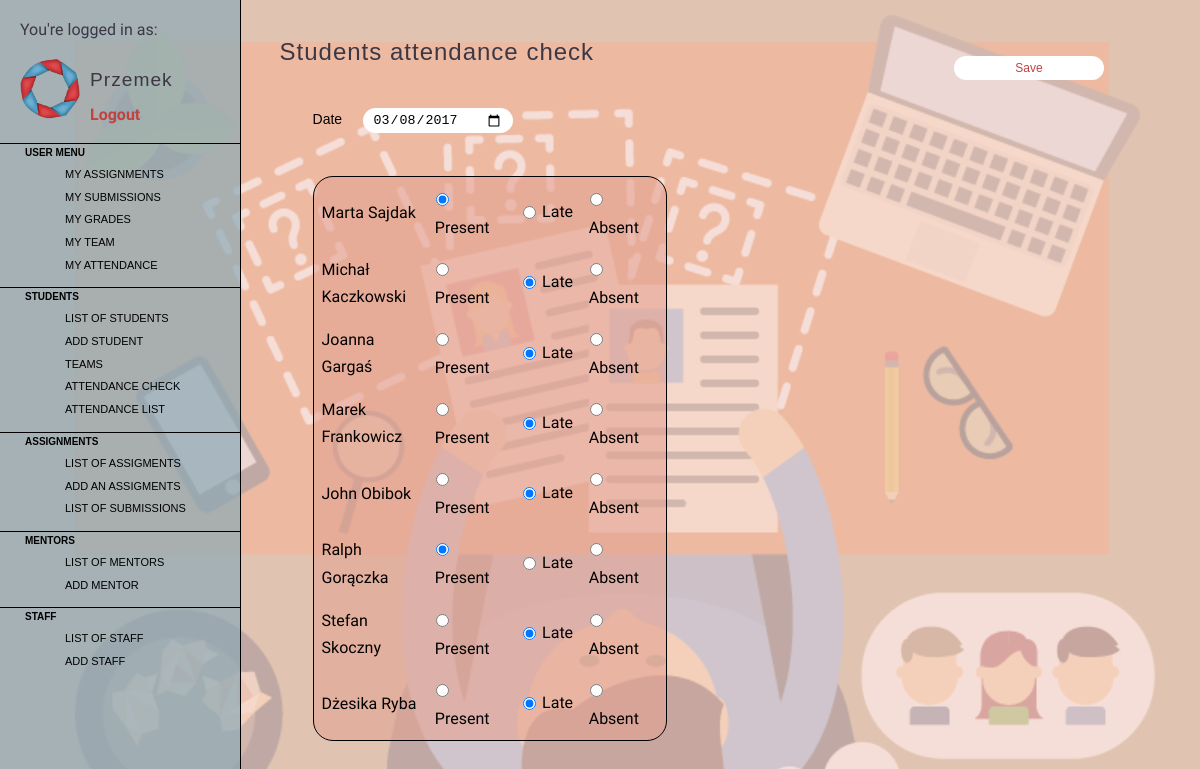
/attendances/check/, run on the app's committed database.
### tables this page shows
CREATE TABLE "users" (
	`user_id`	INTEGER PRIMARY KEY AUTOINCREMENT,
	`name`	TEXT NOT NULL,
	`mail`	TEXT,
	`password`	CHAR(20) NOT NULL,
	`role`	TEXT NOT NULL
);

### controllers/attendances_ctrl.py (the view, shortened to what this page needs)
@attendances_ctrl.route("/attendances/check/", methods=['GET', 'POST'])
def check_attendance():
    students_list = User.get_user_list_by_role('student')
    chosen_date = request.args.get('date', None)
    by_date_list = Attendance.get_attendance_list_by_date(chosen_date)
    student_status_dict = {}
    for attendance in by_date_list:
        student_status_dict[attendance.get_student().get_id()] = attendance.get_status()
    if request.method == 'GET':
        if chosen_date is None:
            chosen_date = time.strftime("%Y-%m-%d")
            by_date_list = Attendance.get_attendance_list_by_date(chosen_date)
            student_status_dict = {}
            print(by_date_list)
            if len(by_date_list) != 0:
                for attendance in by_date_list:
                    student_status_dict[attendance.get_student().get_id()] = attendance.get_status()
            return render_template('attendance_check.html', students_list=students_list,
                                   chosen_date=chosen_date, student_status_dict=student_status_dict)
        elif len(by_date_list) == 0:
            return render_template('attendance_check.html', students_list=students_list,
                                   chosen_date=chosen_date, student_status_dict={})
        else:
            return render_template('attendance_check.html', students_list=students_list,
                                   chosen_date=chosen_date, student_status_dict=student_status_dict)

### db_controller.py (called while the page is built)
    @classmethod
    def connect(cls):
        return sqlite3.connect('data/ccms.db')

    @classmethod
    def read_user_record_by_user_id(cls, user_id):
        conn = cls.connect()
        cursor = conn.cursor()
        query = "SELECT * FROM `users` WHERE `user_id` = ?;"
        cursor.execute(query, (user_id,))
        user = cursor.fetchall()
        conn.close()
        return user

    @classmethod
    def read_user_record_list_by_role(cls, role):
        conn = cls.connect()
        cursor = conn.cursor()
        query = "SELECT * FROM `users` WHERE `role` = ?;"
        cursor.execute(query, (role,))
        user_list = cursor.fetchall()
        conn.close()
        return user_list

    @classmethod
    def read_attendance_record_list_by_date(cls, date):
        conn = cls.connect()
        cursor = conn.cursor()
        query = "SELECT * FROM `attendances` WHERE `date` = ?;"
        cursor.execute(query, (date,))
        attendance = cursor.fetchall()
        conn.close()
        return attendance

### main.py (called while the page is built)
@app.teardown_appcontext
def close_connection(exception):
    db = getattr(g, '_database', None)
    if db is not None:
        db.close()

### models/attendances.py (called while the page is built)
    @classmethod
    def get_attendance_list_by_date(cls, date):
        return cls.create_attendance_list_by_date(date)

    @classmethod
    def create_attendance_list_by_date(cls, date):
        attendance_data = DB.read_attendance_record_list_by_date(date)
        return [Attendance(*attendance) for attendance in attendance_data]

    def get_student(self):
        return self.student

    def get_status(self):
        return self.status

### models/users.py (called while the page is built)
    @classmethod
    def get_user_by_id(cls, user_id):
        return cls.create_user(user_id)

    @classmethod
    def get_user_list_by_role(cls, role):
        return cls.create_user_list_by_role(role)

    @classmethod
    def create_user(cls, user_id):
        pairs = {"student": Student, "mentor": Mentor, "staff": Staff, "boss": Boss}
        args = DB.read_user_record_by_user_id(user_id)
        return pairs[args[0][-1]](*args[0][:-1])

    @classmethod
    def create_user_list_by_role(cls, role):
        user_list = []
        users_data = DB.read_user_record_list_by_role(role)
        pairs = {"student": Student, "mentor": Mentor, "staff": Staff, "boss": Boss}
        for user in users_data:
            user_list.append(pairs[user[-1]](*user[:-1]))
        return user_list

    def get_name(self):
        return self.name

    def get_id(self):
        return self.id

### templates/attendance_check.html (shortened to what this page needs)
{% extends "layout.html" %}
{% block page_name_h1 %}Students attendance check{% endblock %}
{% block content %}
    <div class="content">
    <form action method="GET">
    <div id="label-input">
        <label>Date </label><input type="date" name="date" placeholder="Date"
                                   onchange="this.form.submit()"
           {{ "value={}".format(chosen_date) if chosen_date }} >
      </div>
    </form>
    <form action method="POST">
      <table id="attendance_table">
          {% for student in students_list %}
          <tr>
              <td> {{ student.get_name() }}</td>
              <td><input type="radio" name="{{ student.get_id() }}" value=1 required
                      {{ "checked=checked" if student_status_dict[student.get_id()] == 1}}/>Present</td>
              <td><input type="radio" name="{{ student.get_id() }}" value=0.8 required
                      {{ "checked=checked" if student_status_dict[student.get_id()] == 0.8}}/>Late</td>
              <td><input type="radio" name="{{ student.get_id() }}" value=0 required
                      {{ "checked=checked" if student_status_dict[student.get_id()] == 0}}/>Absent</td>
          </tr>
          {% endfor %}
      <button class="submit_button" type="submit" name="button">Save</button>
      </table>
    </form>
    </div>
  </div>
{% endblock %}

### static/css/style.css (style rules this page uses)
html, body { height: 100%; }
body { font: 100% "Nunito Sans", sans-serif; line-height: 1.7; margin: 0; padding: 0; min-width: 470px; width: 100%; }
body::after { content: ""; background-image: url("/static/images/background.png"); background-size: 100%; position: fixed; z-index: -1; opacity: 0.3; top: 0; left: 0; bottom: 0; right: 0; height: 100%; }
button, .button { background-color: white; color: #C3423F; font-size: 12px; text-align: center; margin: 0 0 0 10px; padding: 3px 0; text-decoration: none; border-radius: 20px; border:none; display: inline-block; width: 125px; }
.submit_button { position: absolute; width: 150px; padding: 5px 10px; top: 7%; right: 8%; }
.content { padding: 0 10% 0 4%; margin-bottom: 10%; }
#attendance_table { width: 50%; background-color: rgba(228, 163, 148, 0.62); border-radius: 20px; }
#attendance_table input { margin-left: 0; margin-right: 5px; width: 15px; }
#attendance_table td { padding: 6px; width: 200px; font-weight: 200; }
#label-input { padding: 0; display: inline-flex; margin-bottom: 3%; }
#label-input label { width: 50px; padding: 0; font-family: Helvetica, serif; font-size: 14px; font-weight: 100; }
#label-input input { width: 150px; margin: 0; border-radius: 25px; border-width: 0; }
label, input, textarea { float: left; clear: left; width: 15em; padding-left: 100px; }
input, textarea { width: 50%; padding: 4px 10px; margin: 8px 80px; box-sizing: border-box; }
table { background-color: rgba(228, 163, 148, 0.62); width: 100%; border: 1px solid black; border-radius: 20px; margin: 3% 0 10% 0; }
table td, table th { padding: 7px; }
table td { border-width: 1px; }
table tbody td:first-child, table thead th:first-child { border-right-width: 2px; }

### data on the page
users: get_name "Marta Sajdak"
users: get_name "Michał Kaczkowski"
users: get_name "Joanna Gargaś"
users: get_name "Marek Frankowicz"
users: get_name "John Obibok"
users: get_name "Ralph Gorączka"
users: get_name "Stefan Skoczny"
users: get_name "Dżesika Ryba"
